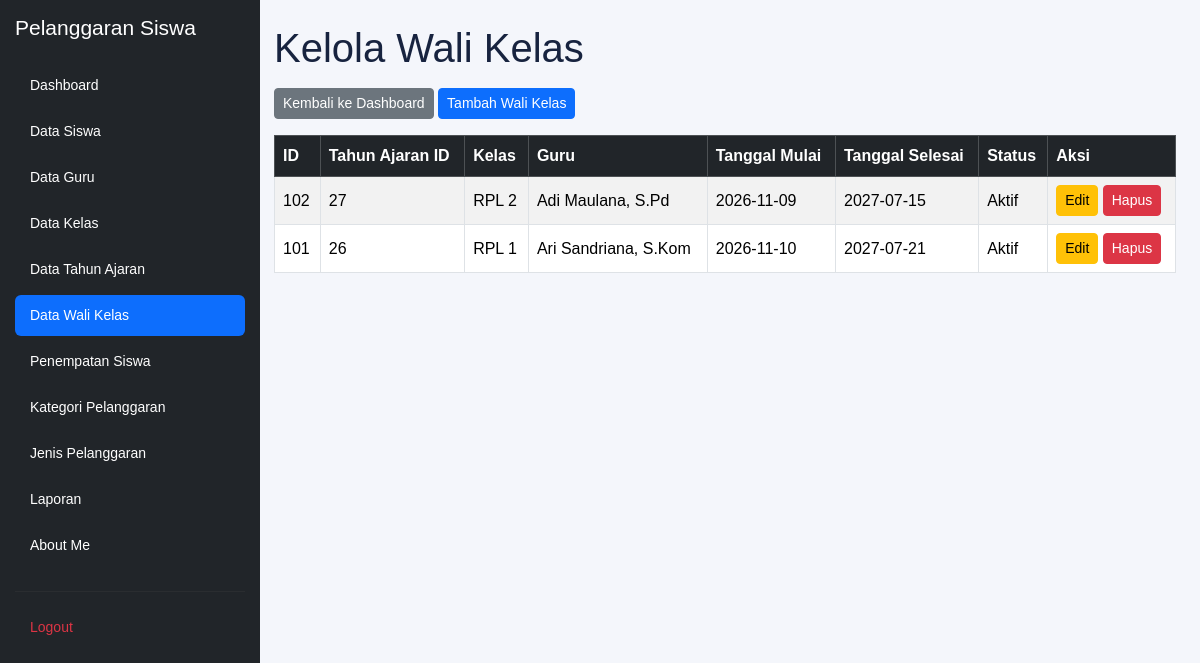
/kelola_walikelas.php (signed in), run on the app's committed database.
### tables this page shows
CREATE TABLE `t_wali_kelas` (
  `id` int(11) NOT NULL,
  `tahun_ajaran_id` int(11) DEFAULT NULL,
  `kelas_id` int(11) DEFAULT NULL,
  `guru_id` int(11) DEFAULT NULL,
  `tanggal_mulai` date NOT NULL,
  `tanggal_selesai` date NOT NULL,
  `status_aktif` tinyint(1) NOT NULL,
  `created_at` timestamp NOT NULL DEFAULT current_timestamp() ON UPDATE current_timestamp(),
  `updated_at` timestamp NOT NULL DEFAULT current_timestamp()
);

CREATE TABLE `t_kelas` (
  `id` int(11) NOT NULL,
  `nama` varchar(100) DEFAULT NULL,
  `tingkat` varchar(20) NOT NULL,
  `jurusan` varchar(100) NOT NULL,
  `status_aktif` tinyint(1) NOT NULL,
  `created_at` timestamp NOT NULL DEFAULT current_timestamp(),
  `updated_at` timestamp NOT NULL DEFAULT current_timestamp()
);

CREATE TABLE `t_guru` (
  `id` int(11) NOT NULL,
  `nip` varchar(30) NOT NULL,
  `nama` varchar(150) DEFAULT NULL,
  `email` varchar(150) NOT NULL,
  `status_aktif` tinyint(1) NOT NULL,
  `user_id` int(11) NOT NULL,
  `created_at` timestamp NOT NULL DEFAULT current_timestamp(),
  `updated_at` timestamp NOT NULL DEFAULT current_timestamp()
);

### kelola_walikelas.php (the view, shortened to what this page needs)
<?php
include 'config/koneksi.php';
$sql = "SELECT
            w.*,
            k.nama AS nama_kelas,
            g.nama AS nama_guru
        FROM t_wali_kelas w
        LEFT JOIN t_kelas k ON w.kelas_id = k.id
        LEFT JOIN t_guru g ON w.guru_id = g.id
        ORDER BY w.id DESC";
$hasil = mysqli_query($koneksi, $sql);
?>
<!DOCTYPE html>
<html lang="id">
<head>
    <link href="https://cdn.jsdelivr.net/npm/bootstrap@5.3.8/dist/css/bootstrap.min.css"
          rel="stylesheet">
    <link href="https://cdn.datatables.net/2.3.4/css/dataTables.bootstrap5.min.css"
          rel="stylesheet">
    <link rel="stylesheet" href="layout/style.css">
</head>
<body>
<div class="layout-wrapper">
    <aside class="layout-sidebar">
        <?php include 'layout/sidebar.php'; ?>
    </aside>
    <main class="layout-content">
        <h1 class="mb-3">Kelola Wali Kelas</h1>
        <div class="mb-3">
            <a href="dashboard.php" class="btn btn-secondary btn-sm">
                Kembali ke Dashboard
            </a>
            <a href="tambah_walikelas.php" class="btn btn-primary btn-sm">
                Tambah Wali Kelas
            </a>
        </div>
        <div class="table-responsive">
            <table id="tabelWaliKelas"
                   class="table table-striped table-bordered table-hover align-middle">
                <thead class="table-dark">
                    <tr>
                        <th>ID</th>
                        <th>Tahun Ajaran ID</th>
                        <th>Kelas</th>
                        <th>Guru</th>
                        <th>Tanggal Mulai</th>
                        <th>Tanggal Selesai</th>
                        <th>Status</th>
                        <th>Aksi</th>
                    </tr>
                </thead>
                <tbody>
                    <?php while ($row = mysqli_fetch_assoc($hasil)) { ?>
                        <tr>
                            <td>
                                <?= htmlspecialchars($row['id']) ?>
                            </td>
                            <td>
                                <?= htmlspecialchars($row['tahun_ajaran_id']) ?>
                            </td>
                            <td>
                                <?= htmlspecialchars($row['nama_kelas'] ?? '-') ?>
                            </td>
                            <td>
                                <?= htmlspecialchars($row['nama_guru'] ?? '-') ?>
                            </td>
                            <td>
                                <?= htmlspecialchars($row['tanggal_mulai'] ?? '-') ?>
                            </td>
                            <td>
                                <?= htmlspecialchars($row['tanggal_selesai'] ?? '-') ?>
                            </td>
                            <td>
                                <?= ($row['status_aktif'] == 1)
                                    ? 'Aktif'
                                    : 'Tidak Aktif'; ?>
                            </td>
                            <td class="text-nowrap">
                                <a href="edit_walikelas.php?id=<?= urlencode($row['id']) ?>"
                                   class="btn btn-warning btn-sm">
                                    Edit
                                </a>
                                <a href="hapus_walikelas.php?id=<?= urlencode($row['id']) ?>"
                                   class="btn btn-danger btn-sm"
                                   onclick="return confirm('Yakin ingin menghapus data wali kelas ini?');">
                                    Hapus
                                </a>
                            </td>
                        </tr>
                    <?php } ?>
                </tbody>
            </table>
        </div>
    </main>
</div>
</body>
</html>

### layout/sidebar.php (shortened to what this page needs)
<?php
$current_page = basename($_SERVER['PHP_SELF']);
$role = $_SESSION['role'] ?? '';
?>
<?php if ($role === 'admin') { ?>
    <aside class="sidebar">
        <h4 class="sidebar-title">Pelanggaran Siswa</h4>
        <nav class="nav nav-pills flex-column">
            <a href="dashboard.php"
               class="nav-link <?= $current_page === 'dashboard.php' ? 'active' : '' ?>">
                Dashboard
            </a>
            <a href="kelola_siswa.php"
               class="nav-link <?= $current_page === 'kelola_siswa.php' ? 'active' : '' ?>">
                Data Siswa
            </a>
            <a href="kelola_guru.php"
               class="nav-link <?= $current_page === 'kelola_guru.php' ? 'active' : '' ?>">
                Data Guru
            </a>
            <a href="kelola_kelas.php"
               class="nav-link <?= $current_page === 'kelola_kelas.php' ? 'active' : '' ?>">
                Data Kelas
            </a>
            <a href="kelola_tahun_ajaran.php"
               class="nav-link <?= $current_page === 'kelola_tahun_ajaran.php' ? 'active' : '' ?>">
                Data Tahun Ajaran
            </a>
            <a href="kelola_walikelas.php"
               class="nav-link <?= $current_page === 'kelola_walikelas.php' ? 'active' : '' ?>">
                Data Wali Kelas
            </a>
            <a href="penempatan_siswa.php"
               class="nav-link <?= $current_page === 'penempatan_siswa.php' ? 'active' : '' ?>">
                Penempatan Siswa
            </a>
            <a href="kelola_pelanggaran_kategori.php"
               class="nav-link <?= $current_page === 'kelola_pelanggaran_kategori.php' ? 'active' : '' ?>">
                Kategori Pelanggaran
            </a>
            <a href="jenis_pelanggaran.php"
               class="nav-link <?= $current_page === 'jenis_pelanggaran.php' ? 'active' : '' ?>">
                Jenis Pelanggaran
            </a>
            <a href="laporan.php"
               class="nav-link <?= $current_page === 'laporan.php' ? 'active' : '' ?>">
                Laporan
            </a>
            <a href="about_me.php"
               class="nav-link <?= $current_page === 'about_me.php' ? 'active' : '' ?>">
                About Me
            </a>
            <hr>
            <a href="logout.php"
               class="nav-link logout"
               onclick="return confirm('Yakin ingin logout?')">
                Logout
            </a>
        </nav>
    </aside>
<?php } ?>

### layout/style.css (style rules this page uses)
:root { --primary: #3659d9; --navy: #17233f; --background: #f4f6fb; --text-muted: #778198; --border: #e8ecf4; }
* { box-sizing: border-box; }
body { margin: 0; font-family: 'Poppins', sans-serif; background: var(--background); color: var(--navy); }

### kelola_walikelas.php (style rules this page uses)
html, body { margin: 0; padding: 0; min-height: 100%; }
.layout-wrapper { display: flex; align-items: stretch; width: 100%; min-height: 100vh; }
.layout-sidebar { flex: 0 0 250px; width: 250px; min-height: 100vh; background-color: #212529; }
.layout-content { flex: 1 1 0; min-width: 0; padding: 24px; overflow-x: auto; }
#tabelWaliKelas { width: 100% !important; }
.table-responsive { width: 100%; }

### layout/sidebar.php (style rules this page uses)
.sidebar { width: 260px; min-height: 100vh; background: #212529; color: white; padding: 15px; flex-shrink: 0; box-sizing: border-box; }
.sidebar-title { color: white; font-size: 21px; margin-bottom: 25px; }
.sidebar .nav-link { display: block; color: white; padding: 10px 15px; margin-bottom: 5px; border-radius: 6px; font-size: 14px; text-decoration: none; }
.sidebar .nav-link.active { background: #0d6efd; color: white; }
.sidebar hr { border-color: #454545; margin-top: 20px; margin-bottom: 15px; }
.sidebar .logout { color: #dc3545; }

### data on the page
t_wali_kelas: id "102", tahun_ajaran "27", kelas.nama "RPL 2", guru.nama "Adi Maulana, S.Pd", tanggal_mulai "2026-11-09", tanggal_selesai "2027-07-15", status_aktif "Aktif"
t_wali_kelas: id "101", tahun_ajaran "26", kelas.nama "RPL 1", guru.nama "Ari Sandriana, S.Kom", tanggal_mulai "2026-11-10", tanggal_selesai "2027-07-21", status_aktif "Aktif"
